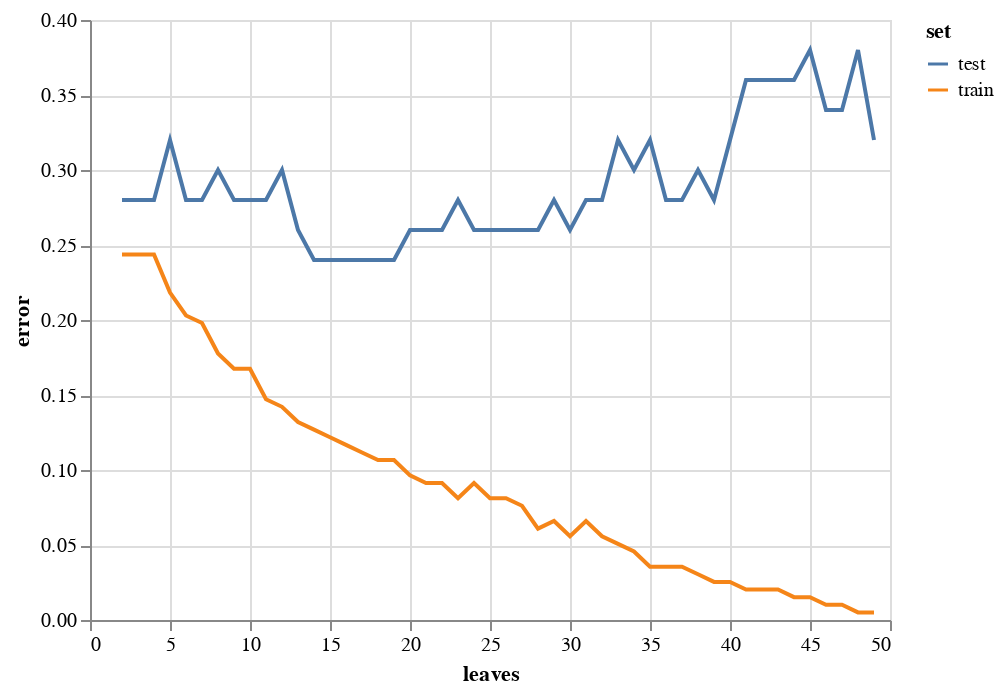

Notebook code cell kept with this figure:
### Code cell
alt.Chart(df_err1).mark_line().encode(
    x = alt.X("leaves", scale=alt.Scale(zero=False)),
    y = alt.Y("error", scale=alt.Scale(zero=False)),
    color = "set"
)

### Figure 1 — Vega-Lite specification as saved in the notebook (floating-point values rounded to 4 significant figures)
{"config": {"view": {"continuousWidth": 400, "continuousHeight": 300}}, "data": {"name": "data-adb3de526a45003ff94df08f5883ed65"}, "mark": "line", "encoding": {"color": {"field": "set", "type": "nominal"}, "x": {"field": "leaves", "scale": {"zero": false}, "type": "quantitative"}, "y": {"field": "error", "scale": {"zero": false}, "type": "quantitative"}}, "$schema": "https://vega.github.io/schema/vega-lite/v4.17.0.json", "datasets": {"data-adb3de526a45003ff94df08f5883ed65": [{"leaves": 2, "error": 0.2437, "set": "train"}, {"leaves": 2, "error": 0.28, "set": "test"}, {"leaves": 3, "error": 0.2437, "set": "train"}, {"leaves": 3, "error": 0.28, "set": "test"}, {"leaves": 4, "error": 0.2437, "set": "train"}, {"leaves": 4, "error": 0.28, "set": "test"}, {"leaves": 5, "error": 0.2183, "set": "train"}, {"leaves": 5, "error": 0.32, "set": "test"}, {"leaves": 6, "error": 0.203, "set": "train"}, {"leaves": 6, "error": 0.28, "set": "test"}, {"leaves": 7, "error": 0.198, "set": "train"}, {"leaves": 7, "error": 0.28, "set": "test"}, {"leaves": 8, "error": 0.1777, "set": "train"}, {"leaves": 8, "error": 0.3, "set": "test"}, {"leaves": 9, "error": 0.1675, "set": "train"}, {"leaves": 9, "error": 0.28, "set": "test"}, {"leaves": 10, "error": 0.1675, "set": "train"}, {"leaves": 10, "error": 0.28, "set": "test"}, {"leaves": 11, "error": 0.1472, "set": "train"}, {"leaves": 11, "error": 0.28, "set": "test"}, {"leaves": 12, "error": 0.1421, "set": "train"}, {"leaves": 12, "error": 0.3, "set": "test"}, {"leaves": 13, "error": 0.132, "set": "train"}, {"leaves": 13, "error": 0.26, "set": "test"}, {"leaves": 14, "error": 0.1269, "set": "train"}, {"leaves": 14, "error": 0.24, "set": "test"}, {"leaves": 15, "error": 0.1218, "set": "train"}, {"leaves": 15, "error": 0.24, "set": "test"}, {"leaves": 16, "error": 0.1168, "set": "train"}, {"leaves": 16, "error": 0.24, "set": "test"}, {"leaves": 17, "error": 0.1117, "set": "train"}, {"leaves": 17, "error": 0.24, "set": "test"}, {"leaves": 18, "error": 0.1066, "set": "train"}, {"leaves": 18, "error": 0.24, "set": "test"}, {"leaves": 19, "error": 0.1066, "set": "train"}, {"leaves": 19, "error": 0.24, "set": "test"}, {"leaves": 20, "error": 0.09645, "set": "train"}, {"leaves": 20, "error": 0.26, "set": "test"}, {"leaves": 21, "error": 0.09137, "set": "train"}, {"leaves": 21, "error": 0.26, "set": "test"}, {"leaves": 22, "error": 0.09137, "set": "train"}, {"leaves": 22, "error": 0.26, "set": "test"}, {"leaves": 23, "error": 0.08122, "set": "train"}, {"leaves": 23, "error": 0.28, "set": "test"}, {"leaves": 24, "error": 0.09137, "set": "train"}, {"leaves": 24, "error": 0.26, "set": "test"}, {"leaves": 25, "error": 0.08122, "set": "train"}, {"leaves": 25, "error": 0.26, "set": "test"}, {"leaves": 26, "error": 0.08122, "set": "train"}, {"leaves": 26, "error": 0.26, "set": "test"}, {"leaves": 27, "error": 0.07614, "set": "train"}, {"leaves": 27, "error": 0.26, "set": "test"}, {"leaves": 28, "error": 0.06091, "set": "train"}, {"leaves": 28, "error": 0.26, "set": "test"}, {"leaves": 29, "error": 0.06599, "set": "train"}, {"leaves": 29, "error": 0.28, "set": "test"}, {"leaves": 30, "error": 0.05584, "set": "train"}, {"leaves": 30, "error": 0.26, "set": "test"}, {"leaves": 31, "error": 0.06599, "set": "train"}, {"leaves": 31, "error": 0.28, "set": "test"}, {"leaves": 32, "error": 0.05584, "set": "train"}, {"leaves": 32, "error": 0.28, "set": "test"}, {"leaves": 33, "error": 0.05076, "set": "train"}, {"leaves": 33, "error": 0.32, "set": "test"}, {"leaves": 34, "error": 0.04569, "set": "train"}, {"leaves": 34, "error": 0.3, "set": "test"}, {"leaves": 35, "error": 0.03553, "set": "train"}, {"leaves": 35, "error": 0.32, "set": "test"}, {"leaves": 36, "error": 0.03553, "set": "train"}, {"leaves": 36, "error": 0.28, "set": "test"}, {"leaves": 37, "error": 0.03553, "set": "train"}, {"leaves": 37, "error": 0.28, "set": "test"}, {"leaves": 38, "error": 0.03046, "set": "train"}, {"leaves": 38, "error": 0.3, "set": "test"}, {"leaves": 39, "error": 0.02538, "set": "train"}, {"leaves": 39, "error": 0.28, "set": "test"}, {"leaves": 40, "error": 0.02538, "set": "train"}, {"leaves": 40, "error": 0.32, "set": "test"}, {"leaves": 41, "error": 0.0203, "set": "train"}, {"leaves": 41, "error": 0.36, "set": "test"}, {"leaves": 42, "error": 0.0203, "set": "train"}, {"leaves": 42, "error": 0.36, "set": "test"}, {"leaves": 43, "error": 0.0203, "set": "train"}, {"leaves": 43, "error": 0.36, "set": "test"}, {"leaves": 44, "error": 0.01523, "set": "train"}, {"leaves": 44, "error": 0.36, "set": "test"}, {"leaves": 45, "error": 0.01523, "set": "train"}, {"leaves": 45, "error": 0.38, "set": "test"}, {"leaves": 46, "error": 0.01015, "set": "train"}, {"leaves": 46, "error": 0.34, "set": "test"}, {"leaves": 47, "error": 0.01015, "set": "train"}, {"leaves": 47, "error": 0.34, "set": "test"}, {"leaves": 48, "error": 0.005076, "set": "train"}, {"leaves": 48, "error": 0.38, "set": "test"}, {"leaves": 49, "error": 0.005076, "set": "train"}, {"leaves": 49, "error": 0.32, "set": "test"}]}}
